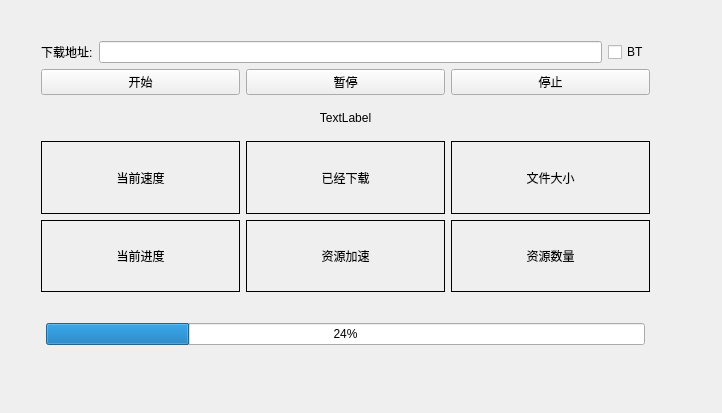
<?xml version="1.0" encoding="UTF-8"?>
<ui version="4.0">
 <class>Widget</class>
 <widget class="QWidget" name="Widget">
  <property name="geometry">
   <rect>
    <x>0</x>
    <y>0</y>
    <width>722</width>
    <height>413</height>
   </rect>
  </property>
  <property name="windowTitle">
   <string>Widget</string>
  </property>
  <widget class="QWidget" name="verticalLayoutWidget">
   <property name="geometry">
    <rect>
     <x>20</x>
     <y>20</y>
     <width>651</width>
     <height>351</height>
    </rect>
   </property>
   <layout class="QVBoxLayout" name="verticalLayoutMain" stretch="1,0,4,1">
    <item>
     <layout class="QVBoxLayout" name="verticalLayout_4" stretch="0,0">
      <property name="leftMargin">
       <number>10</number>
      </property>
      <property name="topMargin">
       <number>10</number>
      </property>
      <property name="rightMargin">
       <number>10</number>
      </property>
      <property name="bottomMargin">
       <number>10</number>
      </property>
      <item>
       <layout class="QHBoxLayout" name="horizontalLayout">
        <item>
         <widget class="QLabel" name="label">
          <property name="text">
           <string>下载地址:</string>
          </property>
         </widget>
        </item>
        <item>
         <widget class="QLineEdit" name="lineEdit_URL"/>
        </item>
        <item>
         <widget class="QCheckBox" name="checkBox_bIsBT">
          <property name="text">
           <string>BT</string>
          </property>
         </widget>
        </item>
       </layout>
      </item>
      <item>
       <layout class="QHBoxLayout" name="horizontalLayout_2">
        <item>
         <widget class="QPushButton" name="pushButton_Start">
          <property name="text">
           <string>开始</string>
          </property>
         </widget>
        </item>
        <item>
         <widget class="QPushButton" name="pushButton_Pause">
          <property name="text">
           <string>暂停</string>
          </property>
         </widget>
        </item>
        <item>
         <widget class="QPushButton" name="pushButton_End">
          <property name="text">
           <string>停止</string>
          </property>
         </widget>
        </item>
       </layout>
      </item>
     </layout>
    </item>
    <item>
     <widget class="QLabel" name="label_ErrInfo">
      <property name="text">
       <string>TextLabel</string>
      </property>
      <property name="alignment">
       <set>Qt::AlignCenter</set>
      </property>
     </widget>
    </item>
    <item>
     <layout class="QGridLayout" name="gridLayout">
      <property name="leftMargin">
       <number>10</number>
      </property>
      <property name="topMargin">
       <number>10</number>
      </property>
      <property name="rightMargin">
       <number>10</number>
      </property>
      <property name="bottomMargin">
       <number>10</number>
      </property>
      <item row="0" column="2">
       <widget class="QLabel" name="label_FileSize">
        <property name="frameShape">
         <enum>QFrame::Box</enum>
        </property>
        <property name="text">
         <string>文件大小</string>
        </property>
        <property name="alignment">
         <set>Qt::AlignCenter</set>
        </property>
       </widget>
      </item>
      <item row="0" column="0">
       <widget class="QLabel" name="label_CurSpeed">
        <property name="frameShape">
         <enum>QFrame::Box</enum>
        </property>
        <property name="text">
         <string>当前速度</string>
        </property>
        <property name="alignment">
         <set>Qt::AlignCenter</set>
        </property>
       </widget>
      </item>
      <item row="0" column="1">
       <widget class="QLabel" name="label_AlreadyDown">
        <property name="frameShape">
         <enum>QFrame::Box</enum>
        </property>
        <property name="text">
         <string>已经下载</string>
        </property>
        <property name="alignment">
         <set>Qt::AlignCenter</set>
        </property>
       </widget>
      </item>
      <item row="1" column="0">
       <widget class="QLabel" name="label_CurPlannedSpeed">
        <property name="frameShape">
         <enum>QFrame::Box</enum>
        </property>
        <property name="text">
         <string>当前进度</string>
        </property>
        <property name="alignment">
         <set>Qt::AlignCenter</set>
        </property>
       </widget>
      </item>
      <item row="1" column="1">
       <widget class="QLabel" name="label_ResAddSpeed">
        <property name="frameShape">
         <enum>QFrame::Box</enum>
        </property>
        <property name="text">
         <string>资源加速</string>
        </property>
        <property name="alignment">
         <set>Qt::AlignCenter</set>
        </property>
       </widget>
      </item>
      <item row="1" column="2">
       <widget class="QLabel" name="label_ResCount">
        <property name="frameShape">
         <enum>QFrame::Box</enum>
        </property>
        <property name="text">
         <string>资源数量</string>
        </property>
        <property name="alignment">
         <set>Qt::AlignCenter</set>
        </property>
       </widget>
      </item>
     </layout>
    </item>
    <item>
     <layout class="QVBoxLayout" name="verticalLayout_3">
      <property name="leftMargin">
       <number>15</number>
      </property>
      <property name="topMargin">
       <number>15</number>
      </property>
      <property name="rightMargin">
       <number>15</number>
      </property>
      <property name="bottomMargin">
       <number>15</number>
      </property>
      <item>
       <widget class="QProgressBar" name="progressBar">
        <property name="value">
         <number>24</number>
        </property>
       </widget>
      </item>
     </layout>
    </item>
   </layout>
  </widget>
 </widget>
 <layoutdefault spacing="6" margin="11"/>
 <resources/>
 <connections/>
</ui>
